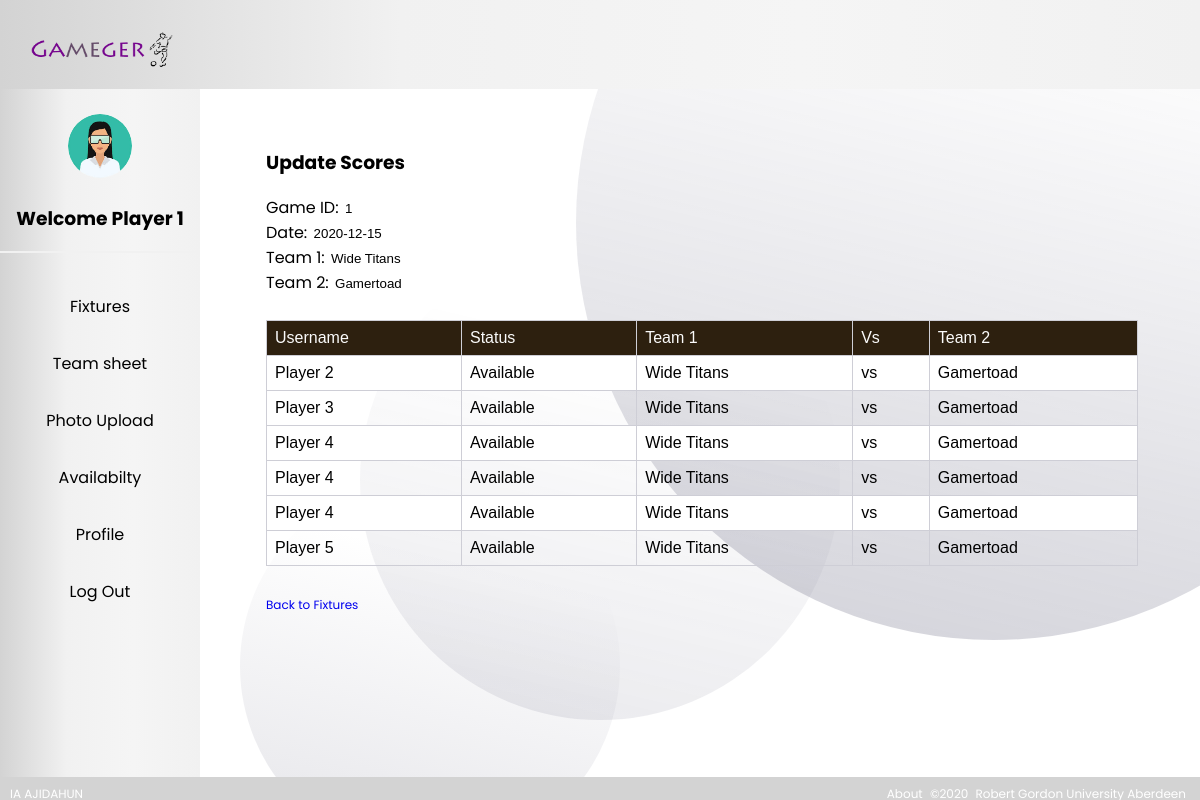
Screenshot of /v_available.php?Game_ID=1 (signed in) with the database file from the repository.
### tables this page shows
CREATE TABLE `available` (
  `ID` int(10) UNSIGNED NOT NULL,
  `Game_ID` int(10) UNSIGNED NOT NULL,
  `Ausername` varchar(100) NOT NULL,
  `Team1` varchar(100) NOT NULL,
  `Team2` varchar(100) NOT NULL,
  `Date` varchar(100) NOT NULL,
  `Availability` varchar(100) NOT NULL
);

### v_available.php (the view, shortened to what this page needs)
<?php
require_once  'config.php';
$result = mysqli_query($link,"SELECT * FROM AVAILABLE WHERE Game_ID='" . $_GET['Game_ID'] . "'");
$row= mysqli_fetch_array($result);
?>
<!DOCTYPE html>
<html>
<head>
    <?php include 'profile.php'; ?>
</head>
<body>
<div class="content-fixture">
<form class="" name="" method="post" action="">
    <div class="" style="padding-bottom:5px; ">
        <h3>Update Scores</h3>
        <div>
            Game ID: <input style="border: hidden; outline: none; background-color: transparent" type="text" name="Game_ID" value="<?php echo $row['Game_ID']; ?>"> <br>
            Date: <input style="border: hidden; outline: none; background-color: transparent" type="text" name="Date" value="<?php echo $row['Date']; ?>"> <br>
            Team 1: <input style="border: hidden; outline: none; background-color: transparent" type="text" name="Team_1" value="<?php echo $row['Team1']; ?>"> <br>
            Team 2: <input style="border: hidden; outline: none; background-color: transparent" type="text" name="Team_2" value="<?php echo $row['Team2']; ?>">
 <br>
           <?php
            if (mysqli_num_rows($result) > 0) {
            ?>
                <br>
            <table class="tab-fix" style="border-collapse: collapse"; width="100%">
                <tr style='background: #2d200f; color: #fbfbfb'>
                    <td>Username</td>
                    <td>Status</td>
                    <td>Team 1</td>
                    <td>Vs</td>
                    <td>Team 2</td>
                </tr>
                <?php
                while($row = mysqli_fetch_array($result)) {
                    ?>
                    <tr>
                        <td><?php echo $row["Ausername"]; ?></td>
                        <td><?php echo $row["Availability"]; ?></td>
                        <td><?php echo $row["Team1"]; ?></td>
                        <td>vs</td>
                        <td><?php echo $row["Team2"]; ?></td>
                    </tr>
                    <?php
                }
                ?>
            </table>
            <?php
}
else{
    echo "No result found";
}
?>
            <br>
            <a href= p_availablity.php style="text-decoration: none; font-size: 12px"> Back to Fixtures</a>
        </div>
    </div>
</form>
</div>
</body>
</html>

### css/style.css (style rules this page uses)
body { overflow-x: hidden; }
* { box-sizing: border-box; text-decoration: none }
body { margin: 0; font-family: 'Poppins', sans-serif; }

### css/styleteampage.css (style rules this page uses)
div>a { text-align: center; }
div.content-fixture { margin-left: 250px; padding: 40px 16px; }
.tab-fix { width: 95%; text-align: center; height: 20%; }

### v_available.php (style rules this page uses)
table { font-family: arial, sans-serif; border-collapse: collapse; width: 100%; }
td, th { border: 1px solid #ceced6; text-align: left; padding: 8px; }
tr:nth-child(even) { background-color: white; }

### rows the page displays
available: Game_ID "1", Date "2020-12-15", Team_1 "Wide Titans", Team_2 "Gamertoad"
available: Ausername "Player 2", Availability "Available", Team1 "Wide Titans", Team2 "Gamertoad"
available: Ausername "Player 3", Availability "Available", Team1 "Wide Titans", Team2 "Gamertoad"
available: Ausername "Player 4", Availability "Available", Team1 "Wide Titans", Team2 "Gamertoad"
available: Ausername "Player 4", Availability "Available", Team1 "Wide Titans", Team2 "Gamertoad"
available: Ausername "Player 4", Availability "Available", Team1 "Wide Titans", Team2 "Gamertoad"
available: Ausername "Player 5", Availability "Available", Team1 "Wide Titans", Team2 "Gamertoad"

### other values shown
$username "Player 1"
